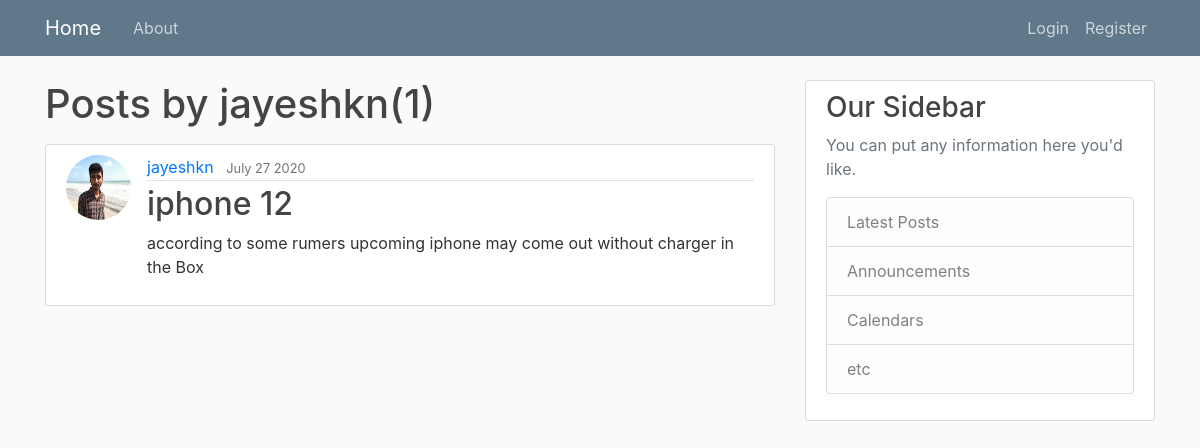
Page /user/jayeshkn on the committed database.
### blogs/models.py (models this page shows, shortened)
class post(models.Model):
	title = models.CharField(max_length=100)
	content = models.TextField()
	date_published = models.DateTimeField(default=timezone.now)
	author = models.ForeignKey(User, on_delete=models.CASCADE)

### users/models.py (models this page shows, shortened)
class profile(models.Model):
	user = models.OneToOneField(User,on_delete=models.CASCADE)
	image = models.ImageField(default='default.jpg', upload_to='profile_pics')

### blogs/views.py (the view)
# urls.py: path('user/<str:username>', UserPostListView.as_view(), name='user-post'),
class UserPostListView(ListView):
	model = post
	template_name = 'blogs/user_posts.html'
	context_object_name='posts'
	paginate_by = 5
	def get_queryset(self):
		user = get_object_or_404(User, username=self.kwargs.get('username'))
		return post.objects.filter(author=user).order_by('-date_published')

### blogs/templates/blogs/user_posts.html (shortened to what this page needs)
{% extends "blogs/base.html" %}
{% block content %}
	<h1 class="mb-3">Posts by {{ view.kwargs.username }}({{ page_obj.paginator.count }})</h1>
	{% for post in posts %}
		<article class="media content-section">
		  <img class="rounded-circle article-img" src="{{ post.author.profile.image.url }}">
		  <div class="media-body">
		    <div class="article-metadata">
		      <a class="mr-2" href="{% url 'user-post' post.author.username %}">{{ post.author }}</a>
		      <small class="text-muted">{{ post.date_published | date:"F d Y"}}</small>
		    </div>
		    <h2><a class="article-title" href="{% url 'post-detail' post.id %}">{{ post.title }}</a></h2>
		    <p class="article-content">{{ post.content }}</p>
		  </div>
		</article>
	{% endfor %}
{% endblock content%}

### blogs/static/blogs/main.css (style rules this page uses)
body { background: #fafafa; color: #333333; margin-top: 5rem; }
h1, h2, h3, h4, h5, h6 { color: #444444; }
.content-section { background: #ffffff; padding: 10px 20px; border: 1px solid #dddddd; border-radius: 3px; margin-bottom: 20px; }
.article-title { color: #444444; }
.article-content { white-space: pre-line; }
.article-img { height: 65px; width: 65px; margin-right: 16px; }
.article-metadata { padding-bottom: 1px; margin-bottom: 4px; border-bottom: 1px solid #e3e3e3 }

### rows in the picture
post: author.profile.image (picture), author "jayeshkn", date_published "July 27 2020", title "iphone 12", content "according to some rumers upcoming iphone may come out without charger in the Box"

### other values in the picture
{{ view.kwargs.username }} "jayeshkn"
{{ page_obj.paginator.count }} "1"
